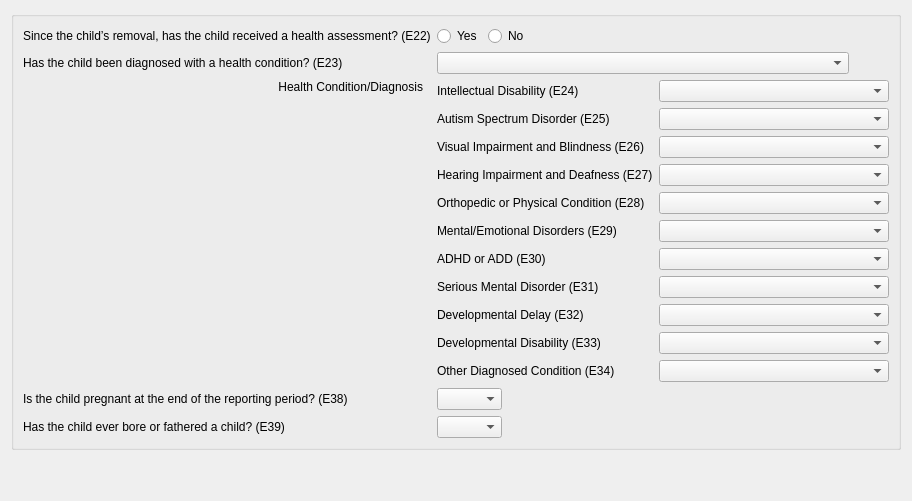
       <widget class="QWidget" name="heath_tab">
        <attribute name="title">
         <string>Health</string>
        </attribute>
        <layout class="QGridLayout" name="gridLayout_4">
         <item row="1" column="0">
          <spacer name="verticalSpacer_3">
           <property name="orientation">
            <enum>Qt::Vertical</enum>
           </property>
           <property name="sizeHint" stdset="0">
            <size>
             <width>20</width>
             <height>40</height>
            </size>
           </property>
          </spacer>
         </item>
         <item row="0" column="0">
          <widget class="QGroupBox" name="health_groupBox">
           <layout class="QVBoxLayout" name="verticalLayout">
            <item>
             <layout class="QFormLayout" name="formLayout_2">
              <item row="0" column="0">
               <widget class="QLabel" name="e22_label">
                <property name="text">
                 <string>Since the child’s removal, has the child received a health assessment? (E22)</string>
                </property>
               </widget>
              </item>
              <item row="0" column="1">
               <layout class="QHBoxLayout" name="horizontalLayout_5">
                <item>
                 <widget class="QRadioButton" name="e22_y">
                  <property name="text">
                   <string>Yes</string>
                  </property>
                  <attribute name="buttonGroup">
                   <string notr="true">e22</string>
                  </attribute>
                 </widget>
                </item>
                <item>
                 <widget class="QRadioButton" name="e22_n">
                  <property name="text">
                   <string>No</string>
                  </property>
                  <attribute name="buttonGroup">
                   <string notr="true">e22</string>
                  </attribute>
                 </widget>
                </item>
                <item>
                 <spacer name="horizontalSpacer_22">
                  <property name="orientation">
                   <enum>Qt::Horizontal</enum>
                  </property>
                  <property name="sizeHint" stdset="0">
                   <size>
                    <width>40</width>
                    <height>20</height>
                   </size>
                  </property>
                 </spacer>
                </item>
               </layout>
              </item>
              <item row="1" column="0">
               <widget class="QLabel" name="e23_label">
                <property name="text">
                 <string>Has the child been diagnosed with a health condition? (E23)</string>
                </property>
               </widget>
              </item>
              <item row="1" column="1">
               <layout class="QHBoxLayout" name="horizontalLayout_3">
                <item>
                 <widget class="QComboBox" name="e23">
                  <property name="currentIndex">
                   <number>-1</number>
                  </property>
                  <property name="placeholderText">
                   <string>Select</string>
                  </property>
                  <item>
                   <property name="text">
                    <string>No exam or assessment conducted (unknown)</string>
                   </property>
                  </item>
                  <item>
                   <property name="text">
                    <string>Child has a diagnosed condition</string>
                   </property>
                  </item>
                  <item>
                   <property name="text">
                    <string>Exam or assessment conducted and child none of the conditions apply</string>
                   </property>
                  </item>
                  <item>
                   <property name="text">
                    <string>Exam or assessment conducted but results not received (unknown)</string>
                   </property>
                  </item>
                 </widget>
                </item>
                <item>
                 <spacer name="horizontalSpacer_15">
                  <property name="orientation">
                   <enum>Qt::Horizontal</enum>
                  </property>
                  <property name="sizeHint" stdset="0">
                   <size>
                    <width>40</width>
                    <height>20</height>
                   </size>
                  </property>
                 </spacer>
                </item>
               </layout>
              </item>
              <item row="2" column="1">
               <layout class="QFormLayout" name="formLayout_3">
                <item row="0" column="0">
                 <widget class="QLabel" name="e24_label">
                  <property name="text">
                   <string>Intellectual Disability (E24)</string>
                  </property>
                 </widget>
                </item>
                <item row="0" column="1">
                 <widget class="QComboBox" name="e24">
                  <property name="currentIndex">
                   <number>-1</number>
                  </property>
                  <property name="placeholderText">
                   <string>Select</string>
                  </property>
                  <item>
                   <property name="text">
                    <string comment="0">Does not apply</string>
                   </property>
                  </item>
                  <item>
                   <property name="text">
                    <string comment="1">Existing condition</string>
                   </property>
                  </item>
                  <item>
                   <property name="text">
                    <string comment="2">Previous condition</string>
                   </property>
                  </item>
                 </widget>
                </item>
                <item row="1" column="0">
                 <widget class="QLabel" name="e25_label">
                  <property name="text">
                   <string>Autism Spectrum Disorder (E25)</string>
                  </property>
                 </widget>
                </item>
                <item row="1" column="1">
                 <widget class="QComboBox" name="e25">
                  <property name="currentIndex">
                   <number>-1</number>
                  </property>
                  <property name="placeholderText">
                   <string>Select</string>
                  </property>
                  <item>
                   <property name="text">
                    <string>Does not apply</string>
                   </property>
                  </item>
                  <item>
                   <property name="text">
                    <string>Existing condition</string>
                   </property>
                  </item>
                  <item>
                   <property name="text">
                    <string>Previous condition</string>
                   </property>
                  </item>
                 </widget>
                </item>
                <item row="2" column="0">
                 <widget class="QLabel" name="e26_label">
                  <property name="text">
                   <string>Visual Impairment and Blindness (E26)</string>
                  </property>
                 </widget>
                </item>
                <item row="3" column="0">
                 <widget class="QLabel" name="e27_label">
                  <property name="text">
                   <string>Hearing Impairment and Deafness (E27)</string>
                  </property>
                 </widget>
                </item>
                <item row="4" column="0">
                 <widget class="QLabel" name="e28_label">
                  <property name="text">
                   <string>Orthopedic or Physical Condition (E28)</string>
                  </property>
                 </widget>
                </item>
                <item row="5" column="0">
                 <widget class="QLabel" name="e29_label">
                  <property name="text">
                   <string>Mental/Emotional Disorders (E29)</string>
                  </property>
                 </widget>
                </item>
                <item row="6" column="0">
                 <widget class="QLabel" name="e30_label">
                  <property name="text">
                   <string>ADHD or ADD (E30)</string>
                  </property>
                 </widget>
                </item>
                <item row="7" column="0">
                 <widget class="QLabel" name="e31_label">
                  <property name="text">
                   <string>Serious Mental Disorder (E31)</string>
                  </property>
                 </widget>
                </item>
                <item row="8" column="0">
                 <widget class="QLabel" name="e32_label">
                  <property name="text">
                   <string>Developmental Delay (E32)</string>
                  </property>
                 </widget>
                </item>
                <item row="8" column="1">
                 <widget class="QComboBox" name="e32">
                  <property name="placeholderText">
                   <string>Select</string>
                  </property>
                  <item>
                   <property name="text">
                    <string>Does not apply</string>
                   </property>
                  </item>
                  <item>
                   <property name="text">
                    <string>Existing condition</string>
                   </property>
                  </item>
                  <item>
                   <property name="text">
                    <string>Previous condition</string>
                   </property>
                  </item>
                 </widget>
                </item>
                <item row="9" column="0">
                 <widget class="QLabel" name="e33_label">
                  <property name="text">
                   <string>Developmental Disability (E33)</string>
                  </property>
                 </widget>
                </item>
                <item row="9" column="1">
                 <widget class="QComboBox" name="e33">
                  <property name="placeholderText">
                   <string>Select</string>
                  </property>
                  <item>
                   <property name="text">
                    <string>Does not apply</string>
                   </property>
                  </item>
                  <item>
                   <property name="text">
                    <string>Existing condition</string>
                   </property>
                  </item>
                  <item>
                   <property name="text">
                    <string>Previous condition</string>
                   </property>
                  </item>
                 </widget>
                </item>
                <item row="10" column="0">
                 <widget class="QLabel" name="e34_label">
                  <property name="text">
                   <string>Other Diagnosed Condition (E34)</string>
                  </property>
                 </widget>
                </item>
                <item row="10" column="1">
                 <widget class="QComboBox" name="e34">
                  <property name="placeholderText">
                   <string>Select</string>
                  </property>
                  <item>
                   <property name="text">
                    <string>Does not apply</string>
                   </property>
                  </item>
                  <item>
                   <property name="text">
                    <string>Existing condition</string>
                   </property>
                  </item>
                  <item>
                   <property name="text">
                    <string>Previous condition</string>
                   </property>
                  </item>
                 </widget>
                </item>
                <item row="2" column="1">
                 <widget class="QComboBox" name="e26">
                  <property name="placeholderText">
                   <string>Select</string>
                  </property>
                  <item>
                   <property name="text">
                    <string>Does not apply</string>
                   </property>
                  </item>
                  <item>
                   <property name="text">
                    <string>Existing condition</string>
                   </property>
                  </item>
                  <item>
                   <property name="text">
                    <string>Previous condition</string>
                   </property>
                  </item>
                 </widget>
                </item>
                <item row="3" column="1">
                 <widget class="QComboBox" name="e27">
                  <property name="placeholderText">
                   <string>Select</string>
                  </property>
                  <item>
                   <property name="text">
                    <string>Does not apply</string>
                   </property>
                  </item>
                  <item>
                   <property name="text">
                    <string>Existing condition</string>
                   </property>
                  </item>
                  <item>
                   <property name="text">
                    <string>Previous condition</string>
                   </property>
                  </item>
                 </widget>
                </item>
                <item row="4" column="1">
                 <widget class="QComboBox" name="e28">
                  <property name="placeholderText">
                   <string>Select</string>
                  </property>
                  <item>
                   <property name="text">
                    <string>Does not apply</string>
                   </property>
                  </item>
                  <item>
                   <property name="text">
                    <string>Existing condition</string>
                   </property>
                  </item>
                  <item>
                   <property name="text">
                    <string>Previous condition</string>
                   </property>
                  </item>
                 </widget>
                </item>
                <item row="5" column="1">
                 <widget class="QComboBox" name="e29">
                  <property name="placeholderText">
                   <string>Select</string>
                  </property>
                  <item>
                   <property name="text">
                    <string>Does not apply</string>
                   </property>
                  </item>
                  <item>
                   <property name="text">
                    <string>Existing condition</string>
                   </property>
                  </item>
                  <item>
                   <property name="text">
                    <string>Previous condition</string>
                   </property>
                  </item>
                 </widget>
                </item>
                <item row="6" column="1">
                 <widget class="QComboBox" name="e30">
                  <property name="placeholderText">
                   <string>Select</string>
                  </property>
                  <item>
                   <property name="text">
                    <string>Does not apply</string>
                   </property>
                  </item>
                  <item>
                   <property name="text">
                    <string>Existing condition</string>
                   </property>
                  </item>
                  <item>
                   <property name="text">
                    <string>Previous condition</string>
                   </property>
                  </item>
                 </widget>
                </item>
                <item row="7" column="1">
                 <widget class="QComboBox" name="e31">
                  <property name="placeholderText">
                   <string>Select</string>
                  </property>
                  <item>
                   <property name="text">
                    <string>Does not apply</string>
                   </property>
                  </item>
                  <item>
                   <property name="text">
                    <string>Existing condition</string>
                   </property>
                  </item>
                  <item>
                   <property name="text">
                    <string>Previous condition</string>
                   </property>
                  </item>
                 </widget>
                </item>
               </layout>
              </item>
              <item row="3" column="0">
               <widget class="QLabel" name="e38_label">
                <property name="text">
                 <string>Is the child pregnant at the end of the reporting period? (E38)</string>
                </property>
               </widget>
              </item>
              <item row="3" column="1">
               <layout class="QHBoxLayout" name="horizontalLayout_6">
                <item>
                 <widget class="QComboBox" name="e38">
                  <property name="currentIndex">
                   <number>-1</number>
                  </property>
                  <property name="placeholderText">
                   <string>Select</string>
                  </property>
                  <item>
                   <property name="text">
                    <string>Yes</string>
                   </property>
                  </item>
                  <item>
                   <property name="text">
                    <string>No</string>
                   </property>
                  </item>
                 </widget>
                </item>
                <item>
                 <spacer name="horizontalSpacer_13">
                  <property name="orientation">
                   <enum>Qt::Horizontal</enum>
                  </property>
                  <property name="sizeHint" stdset="0">
                   <size>
                    <width>40</width>
                    <height>20</height>
                   </size>
                  </property>
                 </spacer>
                </item>
               </layout>
              </item>
              <item row="4" column="0">
               <widget class="QLabel" name="e39_label">
                <property name="text">
                 <string>Has the child ever bore or fathered a child? (E39)</string>
                </property>
               </widget>
              </item>
              <item row="4" column="1">
               <layout class="QHBoxLayout" name="horizontalLayout_7">
                <item>
                 <widget class="QComboBox" name="e39">
                  <property name="currentIndex">
                   <number>-1</number>
                  </property>
                  <property name="placeholderText">
                   <string>Select</string>
                  </property>
                  <item>
                   <property name="text">
                    <string>Yes</string>
                   </property>
                  </item>
                  <item>
                   <property name="text">
                    <string>No</string>
                   </property>
                  </item>
                 </widget>
                </item>
                <item>
                 <spacer name="horizontalSpacer_14">
                  <property name="orientation">
                   <enum>Qt::Horizontal</enum>
                  </property>
                  <property name="sizeHint" stdset="0">
                   <size>
                    <width>40</width>
                    <height>20</height>
                   </size>
                  </property>
                 </spacer>
                </item>
               </layout>
              </item>
              <item row="2" column="0">
               <layout class="QVBoxLayout" name="verticalLayout_10">
                <item>
                 <widget class="QLabel" name="e24_e34_label">
                  <property name="text">
                   <string>Health Condition/Diagnosis</string>
                  </property>
                  <property name="alignment">
                   <set>Qt::AlignRight|Qt::AlignTrailing|Qt::AlignVCenter</set>
                  </property>
                 </widget>
                </item>
                <item>
                 <widget class="QLabel" name="e24_error">
                  <property name="minimumSize">
                   <size>
                    <width>400</width>
                    <height>0</height>
                   </size>
                  </property>
                  <property name="text">
                   <string/>
                  </property>
                  <property name="alignment">
                   <set>Qt::AlignRight|Qt::AlignTrailing|Qt::AlignVCenter</set>
                  </property>
                 </widget>
                </item>
                <item>
                 <spacer name="verticalSpacer_9">
                  <property name="orientation">
                   <enum>Qt::Vertical</enum>
                  </property>
                  <property name="sizeHint" stdset="0">
                   <size>
                    <width>20</width>
                    <height>40</height>
                   </size>
                  </property>
                 </spacer>
                </item>
               </layout>
              </item>
             </layout>
            </item>
           </layout>
          </widget>
         </item>
        </layout>
       </widget>
